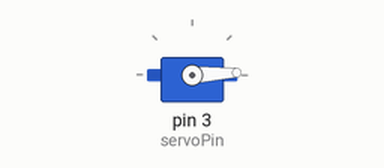
This sketch was run on a simulated Arduino Uno, built with avr-gcc and run on an emulated ATmega328P. Parts: servo.

Above: at 0.05 s.
At 1.95 s:
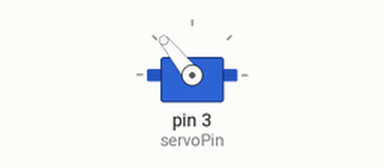
At 3.85 s:
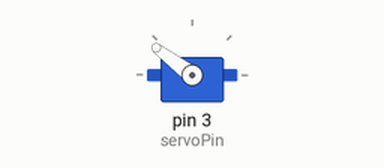
At 7.7 s:
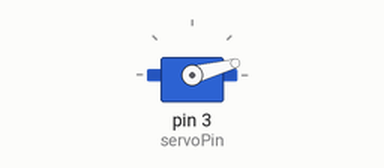
Timing chart, 0 to 11.9 s (numbered marks = the images above):
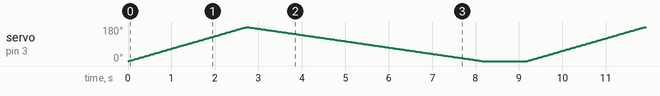

The sketch:

test.ino
```cpp
#include <Servo.h>

// Create a new servo object:
Servo myservo;

// Define the servo pin:
#define servoPin 3

// Create a variable to store the servo position:
int angle = 0;

void setup() {
  // Attach the Servo variable to a pin:
  myservo.attach(servoPin);
}

void loop() {
  // Sweep from 0 to 180 degrees:
  for (angle = 0; angle <= 180; angle += 1) {
    myservo.write(angle);
    delay(15);
  }

  // And back from 180 to 0 degrees:
  for (angle = 180; angle >= 0; angle -= 1) {
    myservo.write(angle);
    delay(30);
  }
  delay(1000);
}
```
